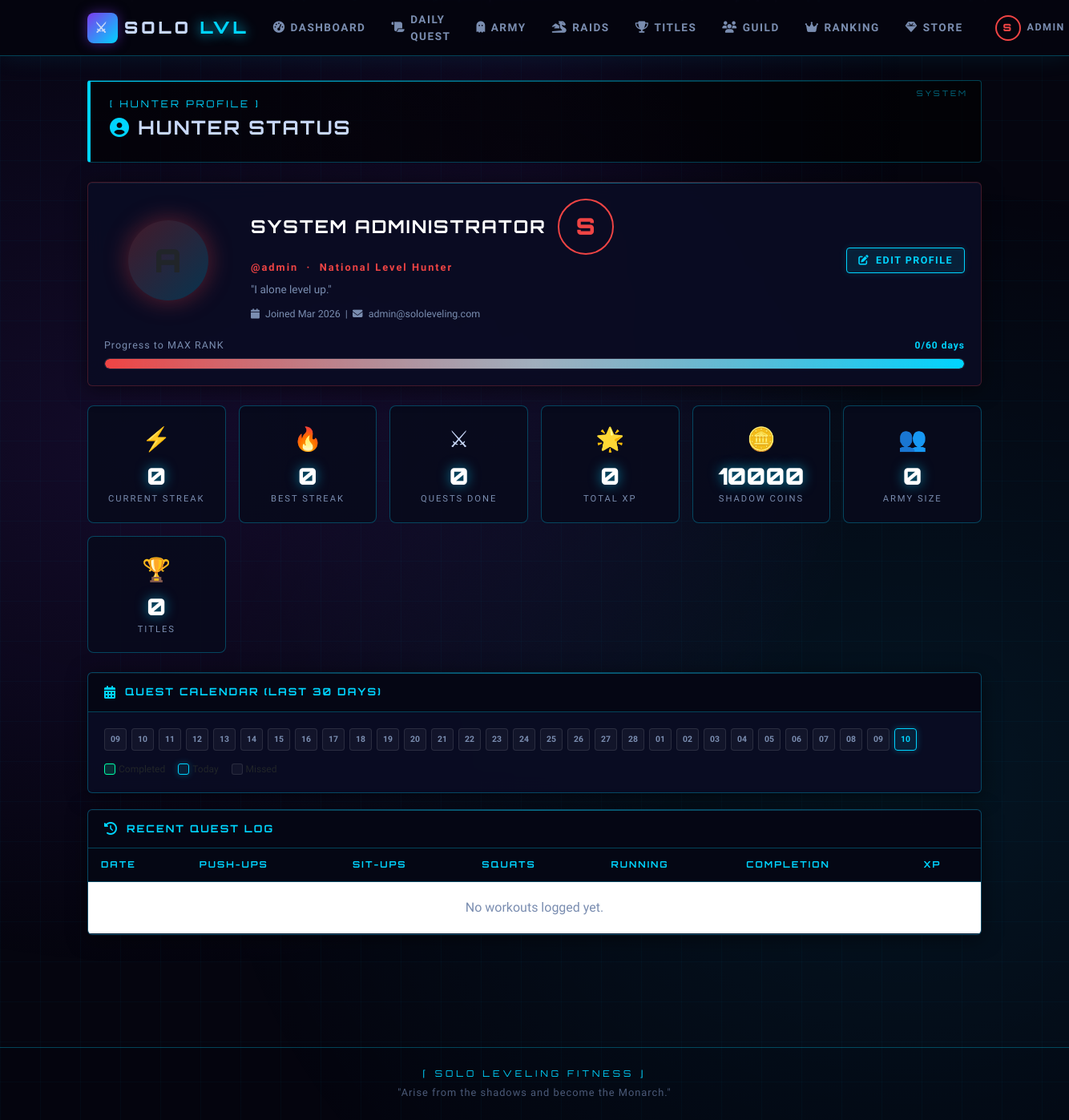
The page /pages/profile.php (signed in) on the database its author committed.
### tables this page shows
CREATE TABLE users (
    id INT AUTO_INCREMENT PRIMARY KEY,
    username VARCHAR(50) UNIQUE NOT NULL,
    email VARCHAR(100) UNIQUE NOT NULL,
    password_hash VARCHAR(255) NOT NULL,
    full_name VARCHAR(100),
    join_date TIMESTAMP DEFAULT CURRENT_TIMESTAMP,
    last_login TIMESTAMP NULL,
    
     
    current_rank ENUM('E', 'D', 'C', 'B', 'A', 'S') DEFAULT 'E',
    rank_progress INT DEFAULT 0,  
    total_xp BIGINT DEFAULT 0,
    current_streak INT DEFAULT 0,
    best_streak INT DEFAULT 0,
    total_workouts INT DEFAULT 0,
    
     
    missed_days INT DEFAULT 0,
    last_workout_date DATE NULL,
    rest_days_used_this_week INT DEFAULT 0,
    
     
    subscription_type ENUM('none', 'monthly', 'yearly') DEFAULT 'none',
    subscription_expiry DATE NULL,
    subscription_start DATE NULL,
    
     
    shadow_army_power INT DEFAULT 0,
    shadow_coins INT DEFAULT 100,  
    
     
    profile_image VARCHAR(255) DEFAULT 'default.jpg',
    bio TEXT,
    is_admin BOOLEAN DEFAULT FALSE,
    is_active BOOLEAN DEFAULT TRUE,
    
    INDEX idx_rank (current_rank),
    INDEX idx_xp (total_xp),
    INDEX idx_streak (current_streak)
);

### includes/functions.php (called while the page is built, shortened)
<?php
function getCurrentUser() {
    $db = new Database();
    $conn = $db->getConnection();
    $query = "SELECT * FROM users WHERE id = :id";
    $stmt = $conn->prepare($query);
    $stmt->execute([':id' => $_SESSION['user_id']]);
    return $stmt->fetch();
}
function getRankRequirements() {
    return [
        'E' => ['days' => 0, 'next_rank' => 'D', 'xp_needed' => 1000],
        'D' => ['days' => 20, 'next_rank' => 'C', 'xp_needed' => 5000],
        'C' => ['days' => 30, 'next_rank' => 'B', 'xp_needed' => 15000],
        'B' => ['days' => 40, 'next_rank' => 'A', 'xp_needed' => 30000],
        'A' => ['days' => 50, 'next_rank' => 'S', 'xp_needed' => 50000],
        'S' => ['days' => 60, 'next_rank' => null, 'xp_needed' => 100000]
    ];
}
function calculateProgressToNextRank($current_rank, $streak) {
    $requirements = getRankRequirements();
    if ($current_rank == 'S' || !isset($requirements[$current_rank]['next_rank'])) {
        return ['current' => $streak, 'needed' => 60, 'percentage' => 100, 'next_rank' => null];
    }
    $next_rank = $requirements[$current_rank]['next_rank'];
    $days_needed = $requirements[$next_rank] ? $requirements[$next_rank]['days'] : 60;
    $progress = 100;
    return [
        'current' => $streak,
        'needed' => $days_needed,
        'percentage' => $progress,
        'next_rank' => $next_rank
    ];
}
?>

### pages/profile.php (the view, shortened to what this page needs)
<?php
require_once '../includes/functions.php';
$user = getCurrentUser();
$db = new Database(); $conn = $db->getConnection();
$progress = calculateProgressToNextRank($user['current_rank'], $user['current_streak']);
$logsStmt = $conn->prepare("SELECT workout_date, completion_percentage, xp_earned FROM workout_logs WHERE user_id=:uid ORDER BY workout_date DESC LIMIT 30");
$logsStmt->execute([':uid' => $user['id']]);
$logs = $logsStmt->fetchAll();
$log_dates = array_column($logs, null, 'workout_date');
$armyStmt = $conn->prepare("SELECT COUNT(*) as cnt FROM shadow_army WHERE user_id=:uid");
$armyStmt->execute([':uid' => $user['id']]);
$army_count = $armyStmt->fetch()['cnt'];
$achStmt = $conn->prepare("SELECT COUNT(*) as cnt FROM user_achievements WHERE user_id=:uid");
$achStmt->execute([':uid' => $user['id']]);
$ach_count = $achStmt->fetch()['cnt'];
include '../includes/header.php';
$rank_colors = ['E'=>'#6b7280','D'=>'#10b981','C'=>'#3b82f6','B'=>'#8b5cf6','A'=>'#f59e0b','S'=>'#ef4444'];
$rc = $rank_colors[$user['current_rank']];
$rank_titles = ['E'=>'Weakest Hunter','D'=>'Awakened One','C'=>'Seasoned Hunter','B'=>'Elite Hunter','A'=>'Top-Rank Hunter','S'=>'National Level Hunter'];
?>
<div class="system-header">
    <div class="text-system">[ HUNTER PROFILE ]</div>
    <h1 style="font-size:1.5rem;margin-top:6px;"><i class="fas fa-user-circle" style="color:var(--accent-blue);"></i> HUNTER STATUS</h1>
</div>
<div class="card mb-4" style="border-color:<?= $rc ?>40;">
    <div class="card-body">
        <div class="row align-items-center">
            <div class="col-md-2 text-center mb-3 mb-md-0">
                <div class="profile-avatar mx-auto" style="background:linear-gradient(135deg,<?= $rc ?>40,rgba(0,212,255,0.2));box-shadow:0 0 30px <?= $rc ?>60;">
                </div>
            </div>
            <div class="col-md-7">
                <div style="display:flex;align-items:center;gap:14px;flex-wrap:wrap;margin-bottom:6px;">
                    <h2 style="font-size:1.4rem;margin:0;color:#fff;"><?= htmlspecialchars($user['full_name']) ?></h2>
                    <span class="rank-badge large" style="color:<?= $rc ?>;border-color:<?= $rc ?>;"><?= $user['current_rank'] ?></span>
                </div>
                <div style="font-size:0.8rem;color:<?= $rc ?>;letter-spacing:2px;font-weight:700;margin-bottom:8px;">
                    @<?= htmlspecialchars($user['username']) ?> &nbsp;·&nbsp; <?= $rank_titles[$user['current_rank']] ?? 'Hunter' ?>
                </div>
                <div style="font-size:0.85rem;color:var(--text-secondary);">
                    <?= htmlspecialchars($user['bio'] ?: '"I alone level up."') ?>
                </div>
                <div style="margin-top:12px;font-size:0.78rem;color:var(--text-secondary);">
                    <i class="fas fa-calendar me-1"></i> Joined <?= date('M Y', strtotime($user['join_date'])) ?>
                    &nbsp;|&nbsp; <i class="fas fa-envelope me-1"></i> <?= htmlspecialchars($user['email']) ?>
                </div>
            </div>
            <div class="col-md-3 text-md-end mt-3 mt-md-0">
                <button class="btn btn-primary btn-sm" onclick="document.getElementById('editForm').classList.toggle('d-none')">
                    <i class="fas fa-edit"></i> Edit Profile
                </button>
            </div>
        </div>
        <div style="margin-top:20px;">
            <div class="xp-label">
                <span style="font-size:0.78rem;color:var(--text-secondary);">Progress to <?= $progress['next_rank'] ? $progress['next_rank'].'-Rank' : 'MAX RANK' ?></span>
                <span style="color:var(--accent-blue);font-weight:700;"><?= $user['current_streak'] ?>/<?= $progress['needed'] ?> days</span>
            </div>
            <div class="progress lg">
                <div class="progress-bar" style="width:<?= min($progress['percentage'],100) ?>%;background:linear-gradient(90deg,<?= $rc ?>,var(--accent-blue));"></div>
            </div>
        </div>
    </div>
</div>
<div class="stats-grid mb-4">
    <div class="stat-card">
        <div class="stat-icon" style="color:var(--accent-blue);">⚡</div>
        <div class="stat-value" data-target="<?= $user['current_streak'] ?>"><?= $user['current_streak'] ?></div>
        <div class="stat-label">Current Streak</div>
    </div>
    <div class="stat-card">
        <div class="stat-icon" style="color:var(--danger-red);">🔥</div>
        <div class="stat-value"><?= $user['best_streak'] ?></div>
        <div class="stat-label">Best Streak</div>
    </div>
    <div class="stat-card">
        <div class="stat-icon">⚔</div>
        <div class="stat-value"><?= $user['total_workouts'] ?></div>
        <div class="stat-label">Quests Done</div>
    </div>
    <div class="stat-card">
        <div class="stat-icon" style="color:var(--gold);">🌟</div>
        <div class="stat-value"><?= number_format($user['total_xp']) ?></div>
        <div class="stat-label">Total XP</div>
    </div>
    <div class="stat-card">
        <div class="stat-icon" style="color:var(--accent-blue);">🪙</div>
        <div class="stat-value"><?= $user['shadow_coins'] ?></div>
        <div class="stat-label">Shadow Coins</div>
    </div>
    <div class="stat-card">
        <div class="stat-icon" style="color:#c084fc;">👥</div>
        <div class="stat-value"><?= $army_count ?></div>
        <div class="stat-label">Army Size</div>
    </div>
    <div class="stat-card">
        <div class="stat-icon" style="color:var(--gold);">🏆</div>
        <div class="stat-value"><?= $ach_count ?></div>
        <div class="stat-label">Titles</div>
    </div>
</div>
<div class="card">
    <div class="card-header"><i class="fas fa-calendar-alt"></i> QUEST CALENDAR (LAST 30 DAYS)</div>
    <div class="card-body">
        <div class="streak-calendar">
            <?php
            for ($i = 29; $i >= 0; $i--) {
                $day = date('Y-m-d', strtotime("-{$i} days"));
                $label = date('d', strtotime($day));
                $today = ($i === 0);
                if ($today) {
                    echo "<div class='streak-day today' title='Today ({$day})'>$label</div>";
                } elseif (isset($log_dates[$day])) {
                    $pct = $log_dates[$day]['completion_percentage'];
                    echo "<div class='streak-day completed' title='Completed $pct% on $day'>$label</div>";
                } else {
                    echo "<div class='streak-day empty' title='$day'>$label</div>";
                }
            }
            ?>
        </div>
        <div style="display:flex;gap:16px;margin-top:14px;font-size:0.75rem;flex-wrap:wrap;">
            <span><span class="streak-day completed" style="display:inline-flex;width:14px;height:14px;vertical-align:middle;border-radius:3px;margin-right:4px;"></span>Completed</span>
            <span><span class="streak-day today" style="display:inline-flex;width:14px;height:14px;vertical-align:middle;border-radius:3px;margin-right:4px;"></span>Today</span>
            <span><span class="streak-day empty" style="display:inline-flex;width:14px;height:14px;vertical-align:middle;border-radius:3px;margin-right:4px;"></span>Missed</span>
        </div>
    </div>
</div>
<div class="card">
    <div class="card-header"><i class="fas fa-history"></i> RECENT QUEST LOG</div>
    <div class="card-body" style="padding:0;">
        <div class="table-responsive">
            <table class="table mb-0">
                <thead><tr>
                    <th>Date</th><th>Push-ups</th><th>Sit-ups</th><th>Squats</th><th>Running</th><th>Completion</th><th>XP</th>
                </tr></thead>
                <tbody>
                <?php if (empty($logs)): ?>
                    <tr><td colspan="7" class="text-center" style="color:var(--text-secondary);padding:20px;">No workouts logged yet.</td></tr>
                <?php endif; ?>
                </tbody>
            </table>
        </div>
    </div>
</div>
<?php include '../includes/footer.php'; ?>

### rows shown on the page
users: full_name "SYSTEM ADMINISTRATOR", current_rank "S", username "admin", current_rank "National Level Hunter", bio "\"I alone level up.\"", join_date "Mar 2026", email "admin@sololeveling.com", current_streak "0", current_rank+current_streak "60", best_streak "0", total_workouts "0", total_xp "0", shadow_coins "10000"

### other values the page prints
$user_rank "S"
$_SESSION['username'] "ADMIN"
$army_count "0"
$ach_count "0"
$label "09"
$label "10"
$label "11"
$label "12"
$label "13"
$label "14"
$label "15"
$label "16"
$label "17"
$label "18"
$label "19"
